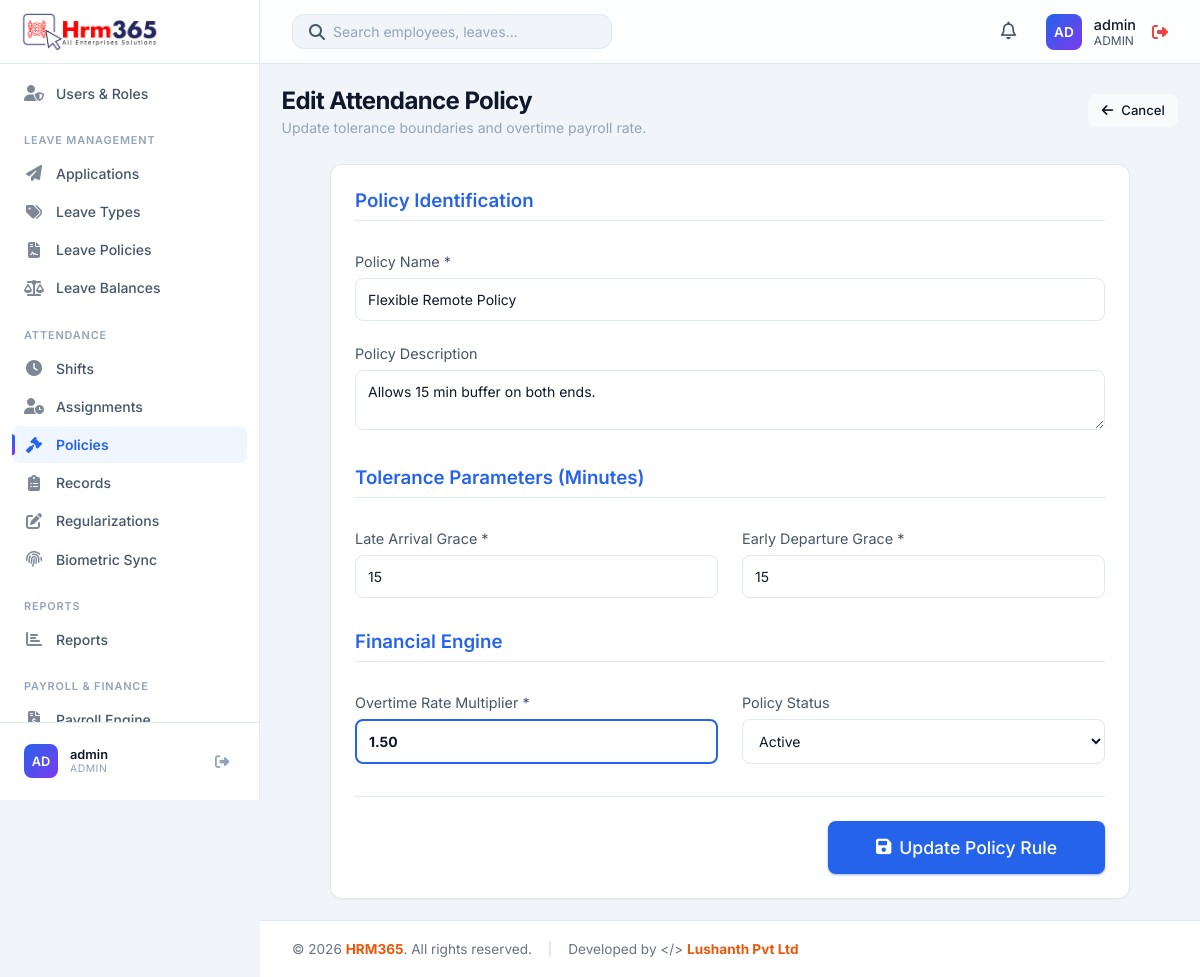
/modules/attendance_policies/edit.php?id=2 (signed in), run on the app's committed database.
### tables this page shows
CREATE TABLE IF NOT EXISTS users (
    id INT AUTO_INCREMENT PRIMARY KEY,
    username VARCHAR(50) NOT NULL UNIQUE,
    password VARCHAR(255) NOT NULL,
    full_name VARCHAR(100),
    phone VARCHAR(30),
    role ENUM('admin', 'HR', 'manager', 'employee') DEFAULT 'employee',
    status ENUM('Active', 'Inactive') DEFAULT 'Active',
    language VARCHAR(20) DEFAULT 'English',
    department VARCHAR(50),
    employee_id INT NULL,
    created_at TIMESTAMP DEFAULT CURRENT_TIMESTAMP,
    FOREIGN KEY (employee_id) REFERENCES employees(id) ON DELETE CASCADE,
    UNIQUE KEY unique_employee_login (employee_id)
);

CREATE TABLE IF NOT EXISTS attendance_policies (
    id INT AUTO_INCREMENT PRIMARY KEY,
    name VARCHAR(100) NOT NULL,
    description TEXT,
    late_arrival_grace INT DEFAULT 0,
    early_departure_grace INT DEFAULT 0,
    overtime_rate_per_hour DECIMAL(10, 2) DEFAULT 0.00,
    status ENUM('Active', 'Inactive') DEFAULT 'Active',
    created_at TIMESTAMP DEFAULT CURRENT_TIMESTAMP,
    updated_at TIMESTAMP DEFAULT CURRENT_TIMESTAMP ON UPDATE CURRENT_TIMESTAMP
);

### modules/attendance_policies/edit.php (the view, shortened to what the rows shown need)
<?php
require_once '../../includes/db.php';
require_once '../../includes/auth.php';
$id = intval($_GET['id'] ?? 0);
$stmt = $pdo->prepare("SELECT * FROM attendance_policies WHERE id = ?");
$stmt->execute([$id]);
$policy = $stmt->fetch();
include '../../includes/header.php';
?>
<div class="page-header">
    <div>
        <h1 class="page-title">Edit Attendance Policy</h1>
    </div>
</div>
<div class="card" style="max-width: 800px; margin: 0 auto;">
    <form action="save.php" method="POST">
        <div style="display: grid; grid-template-columns: 1fr; gap: 1.5rem; margin-bottom: 2rem;">
            <div>
                <label style="display: block; margin-bottom: 0.5rem; color: var(--text-secondary); font-size: 0.9rem;">Policy Name *</label>
                <input type="text" name="name" required value="<?php echo htmlspecialchars($policy['name']); ?>" style="width: 100%; padding: 0.75rem; border-radius: var(--radius-md); border: 1px solid var(--border-color); background: var(--bg-secondary); color: var(--text-primary); outline: none;">
            </div>
            <div>
                <label style="display: block; margin-bottom: 0.5rem; color: var(--text-secondary); font-size: 0.9rem;">Policy Description</label>
                <textarea name="description" rows="2" style="width: 100%; padding: 0.75rem; border-radius: var(--radius-md); border: 1px solid var(--border-color); background: var(--bg-secondary); color: var(--text-primary); outline: none;"><?php echo htmlspecialchars($policy['description'] ?? ''); ?></textarea>
            </div>
        </div>
        <div style="display: grid; grid-template-columns: 1fr 1fr; gap: 1.5rem; margin-bottom: 2rem;">
            <div>
                <label style="display: block; margin-bottom: 0.5rem; color: var(--text-secondary); font-size: 0.9rem;">Late Arrival Grace *</label>
                <input type="number" name="late_arrival_grace" required value="<?php echo intval($policy['late_arrival_grace']); ?>" min="0" style="width: 100%; padding: 0.75rem; border-radius: var(--radius-md); border: 1px solid var(--border-color); background: var(--bg-secondary); color: var(--text-primary); outline: none;">
            </div>
            <div>
                <label style="display: block; margin-bottom: 0.5rem; color: var(--text-secondary); font-size: 0.9rem;">Early Departure Grace *</label>
                <input type="number" name="early_departure_grace" required value="<?php echo intval($policy['early_departure_grace']); ?>" min="0" style="width: 100%; padding: 0.75rem; border-radius: var(--radius-md); border: 1px solid var(--border-color); background: var(--bg-secondary); color: var(--text-primary); outline: none;">
            </div>
        </div>
        <div style="display: grid; grid-template-columns: 1fr 1fr; gap: 1.5rem; margin-bottom: 2rem;">
            <div>
                <label style="display: block; margin-bottom: 0.5rem; color: var(--text-secondary); font-size: 0.9rem;">Overtime Rate Multiplier *</label>
                <input type="number" step="0.01" name="overtime_rate_per_hour" required value="<?php echo htmlspecialchars($policy['overtime_rate_per_hour']); ?>" min="0" style="width: 100%; padding: 0.75rem; border-radius: var(--radius-md); border: 2px solid var(--accent-primary); background: var(--bg-secondary); color: var(--text-primary); outline: none; font-weight: bold;">
            </div>
        </div>
    </form>
</div>
<?php include '../../includes/footer.php'; ?>

### includes/header.php (shortened to what the rows shown need)
<?php
require_once __DIR__ . '/auth.php';
require_once __DIR__ . '/avatar.php';
$stylesheetPath = __DIR__ . '/../css/styles.css';
$stylesheetVersion = is_file($stylesheetPath) ? filemtime($stylesheetPath) : time();
?>
<!DOCTYPE html>
<html lang="en">
<head>
    <link rel="stylesheet" href="<?php echo app_url('css/styles.css'); ?>?v=<?php echo $stylesheetVersion; ?>">
    <link rel="stylesheet" href="https://cdnjs.cloudflare.com/ajax/libs/font-awesome/6.4.0/css/all.min.css">
</head>
<body>
    <?php include 'sidebar.php'; ?>
    <div class="main-wrapper" style="display: flex; flex-direction: column; flex: 1; min-height: 100vh; width: 100%;">
        <header class="top-header">
            <div class="header-actions">
                <div class="user-profile" style="display: flex; align-items: center; gap: 1rem;">
                    <a href="<?php echo app_url('profile.php'); ?>" style="display: flex; align-items: center; gap: 0.75rem; text-decoration: none; color: inherit;">
                        <?php echo render_avatar($currentUser['first_name'] ?? null, $currentUser['last_name'] ?? null, $currentUser['profile_photo'] ?? null, $currentUser['username']); ?>
                        <div class="user-info">
                            <div style="font-size: 0.9rem; font-weight: 500; color: var(--text-primary);">
                                <?php echo htmlspecialchars($_SESSION['full_name'] ?? $currentUser['username']); ?>
                            </div>
                            <div style="font-size: 0.75rem; color: var(--text-secondary); text-transform: uppercase;">
                                <?php echo htmlspecialchars($currentUser['role']); ?>
                            </div>
                        </div>
                    </a>
                </div>
            </div>
        </header>
        <main class="content-area">

### includes/sidebar.php (shortened to what the rows shown need)
<?php
require_once __DIR__ . '/avatar.php';
?>
<aside class="sidebar">
    <div class="sidebar-footer">
        <div class="sidebar-user">
            <?php echo render_avatar($currentUser['first_name'] ?? null, $currentUser['last_name'] ?? null, $currentUser['profile_photo'] ?? null, $currentUser['username']); ?>
            <div class="sidebar-user-info">
                <div class="sidebar-user-name"><?php echo htmlspecialchars($_SESSION['full_name'] ?? $currentUser['username']); ?></div>
                <div class="sidebar-user-role"><?php echo htmlspecialchars($currentUser['role']); ?></div>
            </div>
            <a href="<?php echo app_url('logout.php'); ?>" class="sidebar-logout" title="Logout"><i class="fas fa-sign-out-alt"></i></a>
        </div>
    </div>
</aside>

### includes/avatar.php (shortened to what the rows shown need)
<?php
function profile_photo_url(?string $path): ?string
{
    if (empty($path)) {
        return null;
    }
    $relative = ltrim(str_replace('\\', '/', $path), '/');
    $absolute = realpath(__DIR__ . '/../' . str_replace('/', DIRECTORY_SEPARATOR, $relative));
    return app_url($relative) . '?v=' . filemtime($absolute);
}
function avatar_initials(?string $first, ?string $last, ?string $fallback = ''): string
{
    $first = trim((string) $first);
    $last = trim((string) $last);
    $fallback = trim($fallback);
    return strtoupper(substr($fallback !== '' ? $fallback : 'U', 0, 2));
}
function render_avatar(?string $first, ?string $last, ?string $photoPath, ?string $fallback = '', string $class = 'avatar', string $style = ''): string
{
    $url = profile_photo_url($photoPath);
    $label = trim(trim((string) $first) . ' ' . trim((string) $last));
    if ($label === '') {
        $label = $fallback ?: 'User';
    }
    $styleAttr = $style !== '' ? ' style="' . htmlspecialchars($style, ENT_QUOTES, 'UTF-8') . '"' : '';
    $classAttr = htmlspecialchars($class, ENT_QUOTES, 'UTF-8');
    $titleAttr = htmlspecialchars($label, ENT_QUOTES, 'UTF-8');
    return '<div class="' . $classAttr . '"' . $styleAttr . ' title="' . $titleAttr . '">' . htmlspecialchars(avatar_initials($first, $last, $fallback), ENT_QUOTES, 'UTF-8') . '</div>';
}

### data on the page
users: role "AD AD", username "admin", role "ADMIN"
attendance_policies: name "Flexible Remote Policy", description "Allows 15 min buffer on both ends.", late_arrival_grace "15", early_departure_grace "15", overtime_rate_per_hour "1.50"
